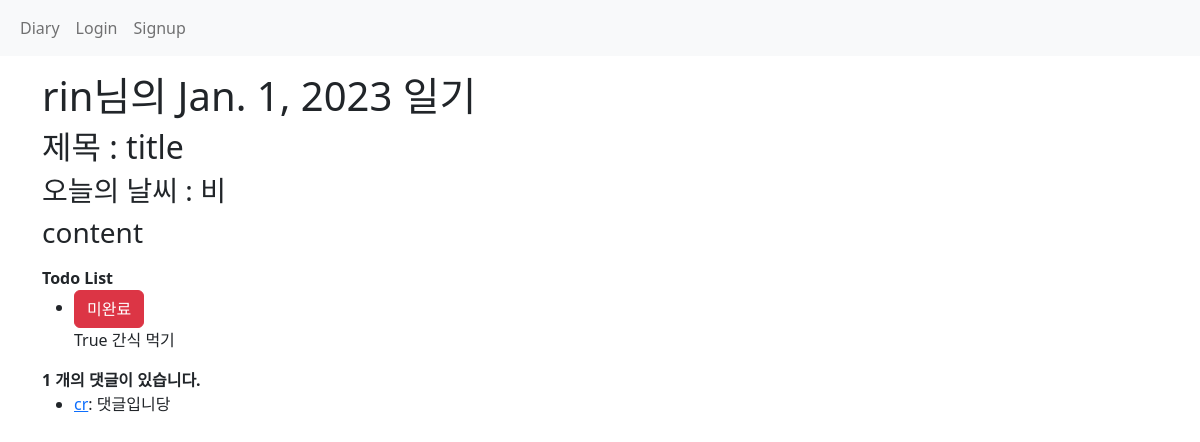
Page /app/2/ on the committed database.
### app/models.py (models this page shows)
class Today(models.Model):
    user = models.ForeignKey(settings.AUTH_USER_MODEL, on_delete=models.CASCADE)
    title = models.CharField(max_length=200)
    content = models.TextField()
    date = models.DateField()
    weather = models.CharField(max_length=200, choices= WEATHER_CHOICES)

class Todo(models.Model):
    todo_content = models.CharField(max_length=200)
    todo_complete = models.BooleanField(default=False)
    today = models.ForeignKey(Today, on_delete = models.CASCADE)

class Reply(models.Model):
    user = models.ForeignKey(settings.AUTH_USER_MODEL, on_delete=models.CASCADE)
    content = models.CharField(max_length=200)
    today = models.ForeignKey(Today, on_delete = models.CASCADE)

### accounts/models.py (models this page shows)
class User(AbstractUser):
    like_today = models.ManyToManyField(Today, related_name='like_users')  # 테이블 추가
    sad_today = models.ManyToManyField(Today, related_name='sad_users')
    best_today = models.ManyToManyField(Today, related_name='best_users')
    complete_today = models.ManyToManyField(Today, related_name='com_users')
    friends = models.ManyToManyField('self', symmetrical=True, related_name='friends')

### app/views.py (the view)
# urls.py: path('<int:today_pk>/', views.today_detail, name='today_detail'),
@require_http_methods(['GET', 'HEAD'])
def today_detail(request, today_pk):
    today = get_object_or_404(Today, pk=today_pk)
    todo_list = today.todo_set.all()
    replies = today.reply_set.all()
    form = ReplyForm()
    form2 = TodoForm()
    is_like = today.like_users.filter(pk=request.user.pk).exists()
    is_sad = today.sad_users.filter(pk=request.user.pk).exists()
    is_best = today.best_users.filter(pk=request.user.pk).exists()
    return render(request, 'app/detail.html', {
        'today': today,
        'replies': replies,
        'form': form,
        'form2':form2,
        'is_like': is_like,
        'is_sad':is_sad,
        'is_best':is_best,
        'todo_list':todo_list,
    })

### app/templates/app/detail.html (shortened to what this page needs)
{% extends 'base.html' %}
{% block content %}
<h1>{{ today.user }}님의 {{ today.date }} 일기</h1>
<h2> 제목 : {{ today.title }} </h2>
<h3> 오늘의 날씨 : {{ today.weather }}</h3>
 <h3>{{ today.content | linebreaksbr }}</h3>
<p>
    {% include 'app/todo_list.html' %}
</p>
{% include 'app/reply_list.html' %}
{% endblock content %}

### app/templates/app/todo_list.html (shortened to what this page needs)
<div>
    <strong>Todo List</strong>
    <ul>
        {% for todo in todo_list %}
        <li>
             <div>
                <form action="{% url 'app:complete' today.pk %}" method="POST">
                   {% if is_complete %}
                   <button class="btn btn-primary">
                       완료
                   </button>
                   {% else %}
                   <button class="btn btn-danger">
                        미완료
                </button>
                   {% endif %}
               </form>
            {{ todo.todo_complete}}
            {{ todo.todo_content }}
        </li>
        {% endfor %}
    </ul>
</div>

### app/templates/app/reply_list.html (shortened to what this page needs)
<div>
    <div>
        <strong>{{ today.reply_set.count }} 개의 댓글이 있습니다. </strong>
    </div>
    {% if replies %}
    <ul>
        {% for reply in replies %}
        <li>
            <a href="{% url 'accounts:profile' reply.user %}">{{ reply.user }}</a>: {{ reply.content }}
        </li>
        {% endfor %}
    </ul>
    {% else %}
    {% comment %} <div><strong>댓글이 없습니다.</strong></div> {% endcomment %}
    {% endif %}
</div>

### rows in the picture
Today: user "rin", date "Jan. 1, 2023", title "title", weather "비", content "content", reply_set.count "1"
Todo: todo_complete "True", todo_content "간식 먹기"
Reply: user "cr", content "댓글입니당"
